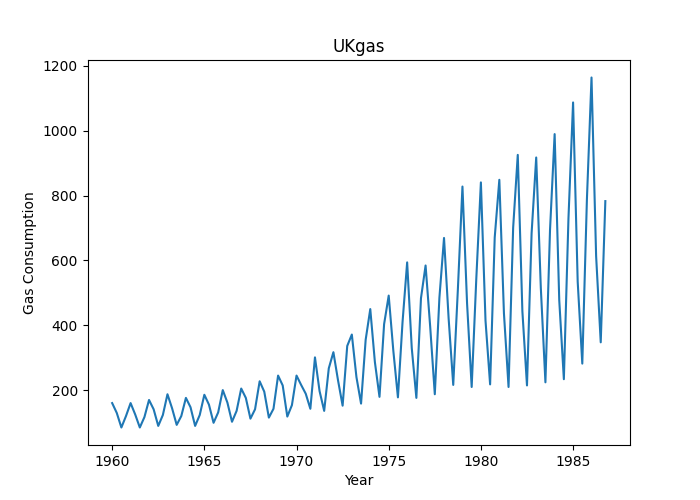

Python code for this plot:
"""
UKgas.

PyDataset Documentation (adopted from R Documentation):

UK Quarterly Gas Consumption

Quarterly UK gas consumption from 1960Q1 to 1986Q4, in millions of therms.

A quarterly time series of length 108.

Source:

Durbin, J. and Koopman, S. J. (2001) _Time Series Analysis by State Space
Methods._ Oxford University Press. http://www.ssfpack.com/dkbook/
"""
from matplotlib import pyplot as plt
from pydataset import data
import os

dataset_name = 'UKgas'
# data(dataset_name, show_doc=True)
df = data(dataset_name)
print(df.head())

plt.plot(df['time'], df['UKgas'])
plt.xlabel('Year')
plt.ylabel('Gas Consumption')
plt.title(dataset_name)

if 'pydataset' in os.getcwd():
    plt.savefig(dataset_name)
else:
    plt.savefig(os.path.join('pydataset', dataset_name))
